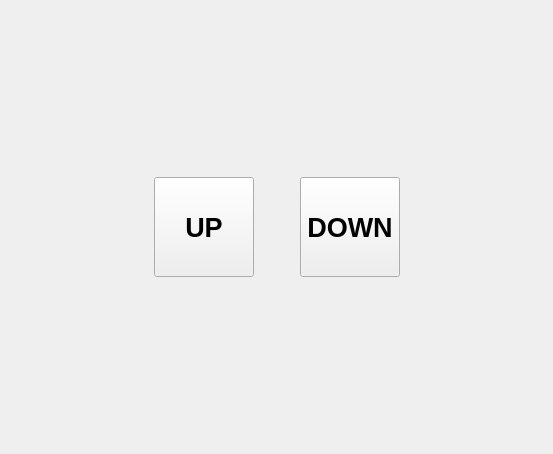
<?xml version="1.0" encoding="UTF-8"?>
<ui version="4.0">
 <class>DialogMain</class>
 <widget class="QWidget" name="DialogMain">
  <property name="geometry">
   <rect>
    <x>0</x>
    <y>0</y>
    <width>553</width>
    <height>454</height>
   </rect>
  </property>
  <property name="windowTitle">
   <string>Form</string>
  </property>
  <property name="styleSheet">
   <string notr="true"/>
  </property>
  <layout class="QGridLayout" name="gridLayout">
   <item row="0" column="1">
    <spacer name="verticalSpacer">
     <property name="orientation">
      <enum>Qt::Vertical</enum>
     </property>
     <property name="sizeHint" stdset="0">
      <size>
       <width>20</width>
       <height>158</height>
      </size>
     </property>
    </spacer>
   </item>
   <item row="1" column="0">
    <spacer name="horizontalSpacer_2">
     <property name="orientation">
      <enum>Qt::Horizontal</enum>
     </property>
     <property name="sizeHint" stdset="0">
      <size>
       <width>132</width>
       <height>20</height>
      </size>
     </property>
    </spacer>
   </item>
   <item row="1" column="1" colspan="2">
    <layout class="QHBoxLayout" name="horizontalLayout">
     <item>
      <widget class="QPushButton" name="btn_upload">
       <property name="minimumSize">
        <size>
         <width>100</width>
         <height>100</height>
        </size>
       </property>
       <property name="font">
        <font>
         <pointsize>20</pointsize>
         <weight>75</weight>
         <bold>true</bold>
        </font>
       </property>
       <property name="styleSheet">
        <string notr="true">image: url(:/icon/Icon/upload.png);</string>
       </property>
       <property name="text">
        <string>UP</string>
       </property>
      </widget>
     </item>
     <item>
      <spacer name="horizontalSpacer_3">
       <property name="orientation">
        <enum>Qt::Horizontal</enum>
       </property>
       <property name="sizeHint" stdset="0">
        <size>
         <width>40</width>
         <height>20</height>
        </size>
       </property>
      </spacer>
     </item>
     <item>
      <widget class="QPushButton" name="btn_download">
       <property name="minimumSize">
        <size>
         <width>100</width>
         <height>100</height>
        </size>
       </property>
       <property name="font">
        <font>
         <pointsize>20</pointsize>
         <weight>75</weight>
         <bold>true</bold>
        </font>
       </property>
       <property name="styleSheet">
        <string notr="true">image: url(:/icon/Icon/download.png);</string>
       </property>
       <property name="text">
        <string>DOWN</string>
       </property>
      </widget>
     </item>
    </layout>
   </item>
   <item row="1" column="3">
    <spacer name="horizontalSpacer">
     <property name="orientation">
      <enum>Qt::Horizontal</enum>
     </property>
     <property name="sizeHint" stdset="0">
      <size>
       <width>131</width>
       <height>20</height>
      </size>
     </property>
    </spacer>
   </item>
   <item row="2" column="2">
    <spacer name="verticalSpacer_2">
     <property name="orientation">
      <enum>Qt::Vertical</enum>
     </property>
     <property name="sizeHint" stdset="0">
      <size>
       <width>20</width>
       <height>158</height>
      </size>
     </property>
    </spacer>
   </item>
  </layout>
 </widget>
 <resources>
  <include location="../res/icon.qrc"/>
 </resources>
 <connections/>
</ui>
